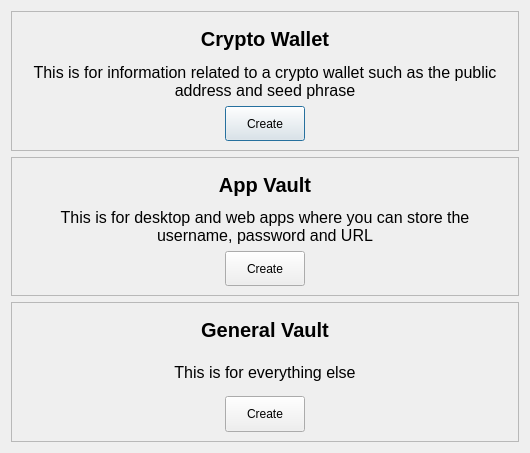
<?xml version="1.0" encoding="UTF-8"?>
<ui version="4.0">
 <class>VaultTypeDialog</class>
 <widget class="QDialog" name="VaultTypeDialog">
  <property name="geometry">
   <rect>
    <x>0</x>
    <y>0</y>
    <width>530</width>
    <height>453</height>
   </rect>
  </property>
  <property name="windowTitle">
   <string>Choose Your Vault Type</string>
  </property>
  <layout class="QVBoxLayout" name="verticalLayout">
   <item>
    <widget class="QFrame" name="frame_crypto_wallet">
     <property name="sizePolicy">
      <sizepolicy hsizetype="Expanding" vsizetype="Expanding">
       <horstretch>0</horstretch>
       <verstretch>0</verstretch>
      </sizepolicy>
     </property>
     <property name="frameShape">
      <enum>QFrame::StyledPanel</enum>
     </property>
     <property name="frameShadow">
      <enum>QFrame::Raised</enum>
     </property>
     <layout class="QVBoxLayout" name="verticalLayout_2">
      <item>
       <widget class="QLabel" name="lbl_crypto_heading">
        <property name="styleSheet">
         <string notr="true">font-size: 20px;
font-weight: 700;</string>
        </property>
        <property name="text">
         <string>Crypto Wallet</string>
        </property>
        <property name="alignment">
         <set>Qt::AlignCenter</set>
        </property>
       </widget>
      </item>
      <item>
       <widget class="QLabel" name="lbl_crypto_desc">
        <property name="styleSheet">
         <string notr="true">font-size: 16px;
font-weight: 300;</string>
        </property>
        <property name="text">
         <string>This is for information related to a crypto wallet such as the public address and seed phrase</string>
        </property>
        <property name="alignment">
         <set>Qt::AlignCenter</set>
        </property>
        <property name="wordWrap">
         <bool>true</bool>
        </property>
       </widget>
      </item>
      <item>
       <layout class="QHBoxLayout" name="horizontalLayout">
        <item>
         <spacer name="horizontalSpacer">
          <property name="orientation">
           <enum>Qt::Horizontal</enum>
          </property>
          <property name="sizeHint" stdset="0">
           <size>
            <width>40</width>
            <height>20</height>
           </size>
          </property>
         </spacer>
        </item>
        <item>
         <widget class="QPushButton" name="btn_crypto">
          <property name="sizePolicy">
           <sizepolicy hsizetype="Fixed" vsizetype="Preferred">
            <horstretch>0</horstretch>
            <verstretch>0</verstretch>
           </sizepolicy>
          </property>
          <property name="cursor">
           <cursorShape>PointingHandCursor</cursorShape>
          </property>
          <property name="text">
           <string>Create</string>
          </property>
         </widget>
        </item>
        <item>
         <spacer name="horizontalSpacer_2">
          <property name="orientation">
           <enum>Qt::Horizontal</enum>
          </property>
          <property name="sizeHint" stdset="0">
           <size>
            <width>40</width>
            <height>20</height>
           </size>
          </property>
         </spacer>
        </item>
       </layout>
      </item>
     </layout>
    </widget>
   </item>
   <item>
    <widget class="QFrame" name="frame_app_vault">
     <property name="sizePolicy">
      <sizepolicy hsizetype="Expanding" vsizetype="Expanding">
       <horstretch>0</horstretch>
       <verstretch>0</verstretch>
      </sizepolicy>
     </property>
     <property name="frameShape">
      <enum>QFrame::StyledPanel</enum>
     </property>
     <property name="frameShadow">
      <enum>QFrame::Raised</enum>
     </property>
     <layout class="QVBoxLayout" name="verticalLayout_3">
      <item>
       <widget class="QLabel" name="lbl_app_heading">
        <property name="styleSheet">
         <string notr="true">font-size: 20px;
font-weight: 700;</string>
        </property>
        <property name="text">
         <string>App Vault</string>
        </property>
        <property name="alignment">
         <set>Qt::AlignCenter</set>
        </property>
       </widget>
      </item>
      <item>
       <widget class="QLabel" name="lbl_app_desc">
        <property name="styleSheet">
         <string notr="true">font-size: 16px;
font-weight: 300;</string>
        </property>
        <property name="text">
         <string>This is for desktop and web apps where you can store the username, password and URL</string>
        </property>
        <property name="alignment">
         <set>Qt::AlignCenter</set>
        </property>
        <property name="wordWrap">
         <bool>true</bool>
        </property>
       </widget>
      </item>
      <item>
       <layout class="QHBoxLayout" name="horizontalLayout_2">
        <item>
         <spacer name="horizontalSpacer_3">
          <property name="orientation">
           <enum>Qt::Horizontal</enum>
          </property>
          <property name="sizeHint" stdset="0">
           <size>
            <width>40</width>
            <height>20</height>
           </size>
          </property>
         </spacer>
        </item>
        <item>
         <widget class="QPushButton" name="btn_app">
          <property name="sizePolicy">
           <sizepolicy hsizetype="Fixed" vsizetype="Preferred">
            <horstretch>0</horstretch>
            <verstretch>0</verstretch>
           </sizepolicy>
          </property>
          <property name="cursor">
           <cursorShape>PointingHandCursor</cursorShape>
          </property>
          <property name="text">
           <string>Create</string>
          </property>
         </widget>
        </item>
        <item>
         <spacer name="horizontalSpacer_4">
          <property name="orientation">
           <enum>Qt::Horizontal</enum>
          </property>
          <property name="sizeHint" stdset="0">
           <size>
            <width>40</width>
            <height>20</height>
           </size>
          </property>
         </spacer>
        </item>
       </layout>
      </item>
     </layout>
    </widget>
   </item>
   <item>
    <widget class="QFrame" name="frame_general_vault">
     <property name="sizePolicy">
      <sizepolicy hsizetype="Expanding" vsizetype="Expanding">
       <horstretch>0</horstretch>
       <verstretch>0</verstretch>
      </sizepolicy>
     </property>
     <property name="frameShape">
      <enum>QFrame::StyledPanel</enum>
     </property>
     <property name="frameShadow">
      <enum>QFrame::Raised</enum>
     </property>
     <layout class="QVBoxLayout" name="verticalLayout_4">
      <item>
       <widget class="QLabel" name="lbl_general_heading">
        <property name="styleSheet">
         <string notr="true">font-size: 20px;
font-weight: 700;</string>
        </property>
        <property name="text">
         <string>General Vault</string>
        </property>
        <property name="alignment">
         <set>Qt::AlignCenter</set>
        </property>
       </widget>
      </item>
      <item>
       <widget class="QLabel" name="lbl_general_desc">
        <property name="styleSheet">
         <string notr="true">font-size: 16px;
font-weight: 300;</string>
        </property>
        <property name="text">
         <string>This is for everything else</string>
        </property>
        <property name="alignment">
         <set>Qt::AlignCenter</set>
        </property>
        <property name="wordWrap">
         <bool>true</bool>
        </property>
       </widget>
      </item>
      <item>
       <layout class="QHBoxLayout" name="horizontalLayout_3">
        <item>
         <spacer name="horizontalSpacer_5">
          <property name="orientation">
           <enum>Qt::Horizontal</enum>
          </property>
          <property name="sizeHint" stdset="0">
           <size>
            <width>40</width>
            <height>20</height>
           </size>
          </property>
         </spacer>
        </item>
        <item>
         <widget class="QPushButton" name="btn_general">
          <property name="sizePolicy">
           <sizepolicy hsizetype="Fixed" vsizetype="Preferred">
            <horstretch>0</horstretch>
            <verstretch>0</verstretch>
           </sizepolicy>
          </property>
          <property name="cursor">
           <cursorShape>PointingHandCursor</cursorShape>
          </property>
          <property name="text">
           <string>Create</string>
          </property>
         </widget>
        </item>
        <item>
         <spacer name="horizontalSpacer_6">
          <property name="orientation">
           <enum>Qt::Horizontal</enum>
          </property>
          <property name="sizeHint" stdset="0">
           <size>
            <width>40</width>
            <height>20</height>
           </size>
          </property>
         </spacer>
        </item>
       </layout>
      </item>
     </layout>
    </widget>
   </item>
  </layout>
 </widget>
 <resources/>
 <connections/>
</ui>
